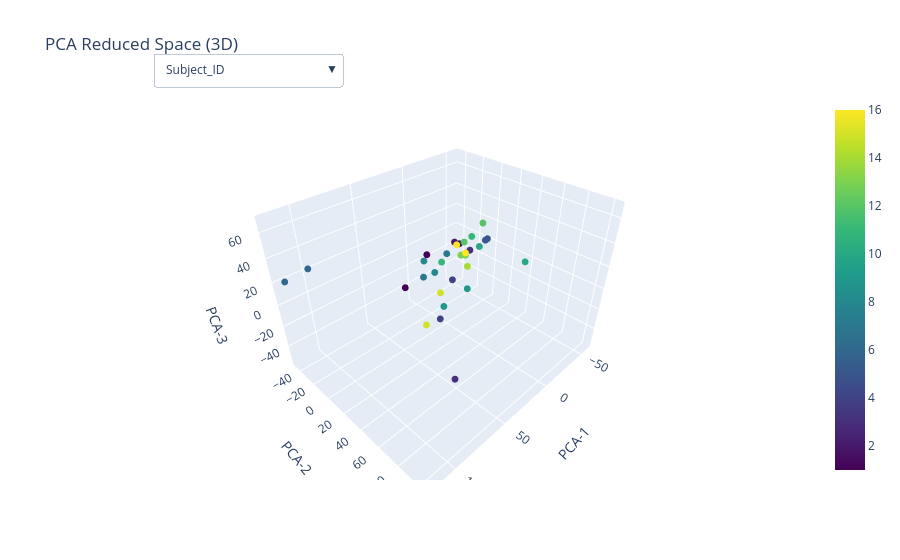

Notebook source saved alongside this figure:
### Code cell
from plotly import colors as pc

method = 'PCA'
dim = 3  # Can be 2 or 3

subject_ids = [meta[0] for meta in metadata]
trial_ids = [meta[1] for meta in metadata]
gender = [meta[2] for meta in metadata]
handiness = [meta[3] for meta in metadata]
age = [meta[4] for meta in metadata]

# Маппим время к каждой записи по Subject_ID 
times = []
for sid in subject_ids:
    try:
        t = subject_metadata.loc[int(sid), '__time']
        # если у субъекта несколько строк в Excel — берём первую
        if isinstance(t, pd.Series):
            t = t.iloc[0]
        times.append(t)
    except Exception:
        times.append(None)

def _cond_from_time(t, day_start=10, day_end=18, eve_start=18, eve_end=24):
    if t is None:
        return 'other'
    h = int(t.hour)

    def in_window(a, b, h):
        # [a, b) с поддержкой обёртки через полночь; b может быть 24
        if a == b:
            return True  # весь круг
        if a < b:
            return a <= h < b
        # окно через полночь, например [22, 3)
        return (h >= a) or (h < b)

    if in_window(day_start, day_end, h):
        return 'day'
    if in_window(eve_start, eve_end, h):
        return 'evening'
    return 'other'

conditions = [_cond_from_time(t) for t in times]

# Adjust DataFrame columns based on dim
columns = [f'DIM-{i+1}' for i in range(dim)]
df = pd.DataFrame(reduced_data, columns=columns)
df['Subject_ID'] = subject_ids
df['Trial_ID'] = trial_ids
df['Gender'] = gender
df['Handiness'] = handiness
df['Age'] = age
df['Labels_DBSCAN'] = labels_dbscan
df['Labels_KNN'] = labels_knn
df['Labels_HDBSCAN'] = labels_hdbscan
df['Labels_GMM'] = labels_gmm
df['Labels_Spectral_Clustering'] = labels_spec_clust
df['Labels_Agglomerative'] = labels_agglomerative
df['Metadata'] = [str(meta) for meta in metadata]

df['Time'] = [t.strftime('%H:%M') if t is not None else None for t in times]  
df['Condition'] = conditions 

_CAT_PALETTE = (pc.qualitative.Plotly + pc.qualitative.D3 +
                pc.qualitative.Safe + pc.qualitative.Set3 +
                pc.qualitative.Pastel)

def _color_kwargs(series: pd.Series):
    s = pd.Series(series)

    if pd.api.types.is_numeric_dtype(s):
        return {'color': s.to_numpy(), 'colorscale': 'Viridis', 'showscale': True}

    s_str = s.astype(str)

    # формат времени 'HH:MM' - переводим в минуты суток
    if s_str.dropna().str.match(r'^\d{1,2}:\d{2}$').all():
        dt = pd.to_datetime(s_str, format='%H:%M', errors='coerce')
        mins = (dt.dt.hour * 60 + dt.dt.minute).astype(float)
        return {'color': mins.to_numpy(), 'colorscale': 'Viridis', 'showscale': True}

    # категориальные значения - дискретные цвета
    cats = s_str.fillna('NA').unique()
    lut = {cat: _CAT_PALETTE[i % len(_CAT_PALETTE)] for i, cat in enumerate(cats)}
    mapped = s_str.fillna('NA').map(lut)
    return {'color': mapped.to_numpy()}

coloring_vars = [
    'Subject_ID', 'Trial_ID', 'Gender', 'Handiness', 'Age',
    'Labels_DBSCAN', 'Labels_KNN', 'Labels_HDBSCAN', 'Labels_GMM',
    'Labels_Spectral_Clustering', 'Labels_Agglomerative',
    'Condition', 'Time'
]

fig = go.Figure()

for i, var in enumerate(coloring_vars):
    if var not in df.columns:
        continue

    mkw = _color_kwargs(df[var])  # корректные параметры для marker

    if dim == 3:
        fig.add_trace(go.Scatter3d(
            x=df['DIM-1'], y=df['DIM-2'], z=df['DIM-3'],
            mode='markers',
            marker=dict(size=4, **mkw),
            hoverinfo='text',
            hovertext=df['Metadata'],
            name=var,
            visible=(i == 0)  # показываем первый слой по умолчанию
        ))
    else:
        fig.add_trace(go.Scatter(
            x=df['DIM-1'], y=df['DIM-2'],
            mode='markers',
            marker=dict(size=6, **mkw),
            hoverinfo='text',
            hovertext=df['Metadata'],
            name=var,
            visible=(i == 0)
        ))

buttons = []
for i, var in enumerate(coloring_vars):
    buttons.append(dict(
        label=var,
        method='update',
        args=[{'visible': [j == i for j in range(len(coloring_vars))]}]
    ))

if dim == 3:
    fig.update_layout(
        updatemenus=[dict(
            buttons=buttons,
            direction='down',
            pad={'r': 10, 't': 10},
            showactive=True,
            x=0.1, xanchor='left',
            y=1.15, yanchor='top'
        )],
        title=f'{method} Reduced Space ({dim}D)',
        scene=dict(
            xaxis_title=f'{method}-1',
            yaxis_title=f'{method}-2',
            zaxis_title=f'{method}-3'
        ),
        showlegend=False
    )
else:
    fig.update_layout(
        updatemenus=[dict(
            buttons=buttons,
            direction='down',
            pad={'r': 10, 't': 10},
            showactive=True,
            x=0.1, xanchor='left',
            y=1.15, yanchor='top'
        )],
        title=f'{method} Reduced Space ({dim}D)',
        xaxis_title=f'{method}-1',
        yaxis_title=f'{method}-2',
        showlegend=False
    )

fig.show()

#fig.write_html(f'./Generated/Figures/Spectral_Analysis/Spectral_Clustering/All/Morlet_PCA_All_Clust_3D.html', include_plotlyjs='cdn', full_html=True)

### Figure 1 — Plotly figure (JSON) as saved in the notebook; plotly's stock layout.template omitted (floating-point values rounded to 4 significant figures)
{"data": [{"hoverinfo": "text", "hovertext": ["[4, 2, 'f', 'r', 30]", "[4, 1, 'f', 'r', 30]", "[14, 1, 'f', 'r', 18]", "[15, 2, 'f', 'r', 23]", "[15, 1, 'f', 'r', 23]", "[1, 2, 'f', 'r', 21]", "[1, 1, 'f', 'r', 21]", "[5, 2, 'm', 'r', 0]", "[5, 1, 'm', 'r', 0]", "[3, 2, 'm', 'r', 18]", "[3, 1, 'm', 'r', 18]", "[2, 2, 'm', 'r', 19]", "[2, 1, 'm', 'r', 19]", "[7, 2, 'f', 'r', 19]", "[7, 1, 'f', 'r', 19]", "[10, 2, 'm', 'r', 20]", "[10, 1, 'm', 'r', 20]", "[8, 2, 'm', 'r', 18]", "[8, 1, 'm', 'r', 18]", "[12, 2, 'm', 'r', 20]", "[12, 1, 'm', 'r', 20]", "[16, 2, 'f', 'r', 18]", "[16, 1, 'f', 'r', 18]", "[11, 2, 'm', 'r', 18]", "[11, 1, 'm', 'r', 18]", "[9, 2, 'f', 'r', 31]", "[9, 1, 'f', 'r', 31]", "[13, 2, 'm', 'n', 0]", "[13, 1, 'm', 'n', 0]", "[6, 2, 'f', 'r', 18]", "[6, 1, 'f', 'r', 18]"], "marker": {"color": [4, 4, 14, 15, 15, 1, 1, 5, 5, 3, 3, 2, 2, 7, 7, 10, 10, 8, 8, 12, 12, 16, 16, 11, 11, 9, 9, 13, 13, 6, 6], "colorscale": [[0, "#440154"], [0.1111, "#482878"], [0.2222, "#3e4989"], [0.3333, "#31688e"], [0.4444, "#26828e"], [0.5556, "#1f9e89"], [0.6667, "#35b779"], [0.7778, "#6ece58"], [0.8889, "#b5de2b"], [1, "#fde725"]], "showscale": true, "size": 4}, "mode": "markers", "name": "Subject_ID", "type": "scatter3d", "visible": true, "x": [-1.403, 23.4, -21.0, 7.311, 28.65, 42.78, 6.72, -51.91, -53.12, 46.66, -30.26, -27.01, -31.93, 26.61, -8.957, 41.41, -30.28, 12.4, 4.794, -29.59, -58.18, -25.03, -18.25, 6.152, -31.57, -6.705, 13.97, -23.37, -29.35, 118.9, 98.18], "y": [5.255, 15.81, 3.976, -0.2013, 4.573, -2.936, -16.69, -1.015, -4.225, 55.38, -2.045, -17.38, -16.18, 0.6056, -8.983, 102.6, 8.394, -14.21, -9.56, -8.35, -12.32, -2.274, -6.468, 0.1415, -1.695, 17.41, 10.52, -6.041, -6.215, -41.94, -45.91], "z": [-10.71, -32.29, -6.732, -22.33, -42.25, -0.9193, 7.755, 6.075, 2.907, -55.71, 2.893, 6.066, 2.969, 2.967, 5.417, 68.17, 10.76, 5.21, -7.323, 8.643, 15.13, 2.179, 11.22, 7.727, 15.94, -16.38, -27.44, -0.8196, -3.491, 22.35, 22.04]}, {"hoverinfo": "text", "hovertext": ["[4, 2, 'f', 'r', 30]", "[4, 1, 'f', 'r', 30]", "[14, 1, 'f', 'r', 18]", "[15, 2, 'f', 'r', 23]", "[15, 1, 'f', 'r', 23]", "[1, 2, 'f', 'r', 21]", "[1, 1, 'f', 'r', 21]", "[5, 2, 'm', 'r', 0]", "[5, 1, 'm', 'r', 0]", "[3, 2, 'm', 'r', 18]", "[3, 1, 'm', 'r', 18]", "[2, 2, 'm', 'r', 19]", "[2, 1, 'm', 'r', 19]", "[7, 2, 'f', 'r', 19]", "[7, 1, 'f', 'r', 19]", "[10, 2, 'm', 'r', 20]", "[10, 1, 'm', 'r', 20]", "[8, 2, 'm', 'r', 18]", "[8, 1, 'm', 'r', 18]", "[12, 2, 'm', 'r', 20]", "[12, 1, 'm', 'r', 20]", "[16, 2, 'f', 'r', 18]", "[16, 1, 'f', 'r', 18]", "[11, 2, 'm', 'r', 18]", "[11, 1, 'm', 'r', 18]", "[9, 2, 'f', 'r', 31]", "[9, 1, 'f', 'r', 31]", "[13, 2, 'm', 'n', 0]", "[13, 1, 'm', 'n', 0]", "[6, 2, 'f', 'r', 18]", "[6, 1, 'f', 'r', 18]"], "marker": {"color": [2, 1, 1, 2, 1, 2, 1, 2, 1, 2, 1, 2, 1, 2, 1, 2, 1, 2, 1, 2, 1, 2, 1, 2, 1, 2, 1, 2, 1, 2, 1], "colorscale": [[0, "#440154"], [0.1111, "#482878"], [0.2222, "#3e4989"], [0.3333, "#31688e"], [0.4444, "#26828e"], [0.5556, "#1f9e89"], [0.6667, "#35b779"], [0.7778, "#6ece58"], [0.8889, "#b5de2b"], [1, "#fde725"]], "showscale": true, "size": 4}, "mode": "markers", "name": "Trial_ID", "type": "scatter3d", "visible": false, "x": [-1.403, 23.4, -21.0, 7.311, 28.65, 42.78, 6.72, -51.91, -53.12, 46.66, -30.26, -27.01, -31.93, 26.61, -8.957, 41.41, -30.28, 12.4, 4.794, -29.59, -58.18, -25.03, -18.25, 6.152, -31.57, -6.705, 13.97, -23.37, -29.35, 118.9, 98.18], "y": [5.255, 15.81, 3.976, -0.2013, 4.573, -2.936, -16.69, -1.015, -4.225, 55.38, -2.045, -17.38, -16.18, 0.6056, -8.983, 102.6, 8.394, -14.21, -9.56, -8.35, -12.32, -2.274, -6.468, 0.1415, -1.695, 17.41, 10.52, -6.041, -6.215, -41.94, -45.91], "z": [-10.71, -32.29, -6.732, -22.33, -42.25, -0.9193, 7.755, 6.075, 2.907, -55.71, 2.893, 6.066, 2.969, 2.967, 5.417, 68.17, 10.76, 5.21, -7.323, 8.643, 15.13, 2.179, 11.22, 7.727, 15.94, -16.38, -27.44, -0.8196, -3.491, 22.35, 22.04]}, {"hoverinfo": "text", "hovertext": ["[4, 2, 'f', 'r', 30]", "[4, 1, 'f', 'r', 30]", "[14, 1, 'f', 'r', 18]", "[15, 2, 'f', 'r', 23]", "[15, 1, 'f', 'r', 23]", "[1, 2, 'f', 'r', 21]", "[1, 1, 'f', 'r', 21]", "[5, 2, 'm', 'r', 0]", "[5, 1, 'm', 'r', 0]", "[3, 2, 'm', 'r', 18]", "[3, 1, 'm', 'r', 18]", "[2, 2, 'm', 'r', 19]", "[2, 1, 'm', 'r', 19]", "[7, 2, 'f', 'r', 19]", "[7, 1, 'f', 'r', 19]", "[10, 2, 'm', 'r', 20]", "[10, 1, 'm', 'r', 20]", "[8, 2, 'm', 'r', 18]", "[8, 1, 'm', 'r', 18]", "[12, 2, 'm', 'r', 20]", "[12, 1, 'm', 'r', 20]", "[16, 2, 'f', 'r', 18]", "[16, 1, 'f', 'r', 18]", "[11, 2, 'm', 'r', 18]", "[11, 1, 'm', 'r', 18]", "[9, 2, 'f', 'r', 31]", "[9, 1, 'f', 'r', 31]", "[13, 2, 'm', 'n', 0]", "[13, 1, 'm', 'n', 0]", "[6, 2, 'f', 'r', 18]", "[6, 1, 'f', 'r', 18]"], "marker": {"color": ["#636EFA", "#636EFA", "#636EFA", "#636EFA", "#636EFA", "#636EFA", "#636EFA", "#EF553B", "#EF553B", "#EF553B", "#EF553B", "#EF553B", "#EF553B", "#636EFA", "#636EFA", "#EF553B", "#EF553B", "#EF553B", "#EF553B", "#EF553B", "#EF553B", "#636EFA", "#636EFA", "#EF553B", "#EF553B", "#636EFA", "#636EFA", "#EF553B", "#EF553B", "#636EFA", "#636EFA"], "size": 4}, "mode": "markers", "name": "Gender", "type": "scatter3d", "visible": false, "x": [-1.403, 23.4, -21.0, 7.311, 28.65, 42.78, 6.72, -51.91, -53.12, 46.66, -30.26, -27.01, -31.93, 26.61, -8.957, 41.41, -30.28, 12.4, 4.794, -29.59, -58.18, -25.03, -18.25, 6.152, -31.57, -6.705, 13.97, -23.37, -29.35, 118.9, 98.18], "y": [5.255, 15.81, 3.976, -0.2013, 4.573, -2.936, -16.69, -1.015, -4.225, 55.38, -2.045, -17.38, -16.18, 0.6056, -8.983, 102.6, 8.394, -14.21, -9.56, -8.35, -12.32, -2.274, -6.468, 0.1415, -1.695, 17.41, 10.52, -6.041, -6.215, -41.94, -45.91], "z": [-10.71, -32.29, -6.732, -22.33, -42.25, -0.9193, 7.755, 6.075, 2.907, -55.71, 2.893, 6.066, 2.969, 2.967, 5.417, 68.17, 10.76, 5.21, -7.323, 8.643, 15.13, 2.179, 11.22, 7.727, 15.94, -16.38, -27.44, -0.8196, -3.491, 22.35, 22.04]}, {"hoverinfo": "text", "hovertext": ["[4, 2, 'f', 'r', 30]", "[4, 1, 'f', 'r', 30]", "[14, 1, 'f', 'r', 18]", "[15, 2, 'f', 'r', 23]", "[15, 1, 'f', 'r', 23]", "[1, 2, 'f', 'r', 21]", "[1, 1, 'f', 'r', 21]", "[5, 2, 'm', 'r', 0]", "[5, 1, 'm', 'r', 0]", "[3, 2, 'm', 'r', 18]", "[3, 1, 'm', 'r', 18]", "[2, 2, 'm', 'r', 19]", "[2, 1, 'm', 'r', 19]", "[7, 2, 'f', 'r', 19]", "[7, 1, 'f', 'r', 19]", "[10, 2, 'm', 'r', 20]", "[10, 1, 'm', 'r', 20]", "[8, 2, 'm', 'r', 18]", "[8, 1, 'm', 'r', 18]", "[12, 2, 'm', 'r', 20]", "[12, 1, 'm', 'r', 20]", "[16, 2, 'f', 'r', 18]", "[16, 1, 'f', 'r', 18]", "[11, 2, 'm', 'r', 18]", "[11, 1, 'm', 'r', 18]", "[9, 2, 'f', 'r', 31]", "[9, 1, 'f', 'r', 31]", "[13, 2, 'm', 'n', 0]", "[13, 1, 'm', 'n', 0]", "[6, 2, 'f', 'r', 18]", "[6, 1, 'f', 'r', 18]"], "marker": {"color": ["#636EFA", "#636EFA", "#636EFA", "#636EFA", "#636EFA", "#636EFA", "#636EFA", "#636EFA", "#636EFA", "#636EFA", "#636EFA", "#636EFA", "#636EFA", "#636EFA", "#636EFA", "#636EFA", "#636EFA", "#636EFA", "#636EFA", "#636EFA", "#636EFA", "#636EFA", "#636EFA", "#636EFA", "#636EFA", "#636EFA", "#636EFA", "#EF553B", "#EF553B", "#636EFA", "#636EFA"], "size": 4}, "mode": "markers", "name": "Handiness", "type": "scatter3d", "visible": false, "x": [-1.403, 23.4, -21.0, 7.311, 28.65, 42.78, 6.72, -51.91, -53.12, 46.66, -30.26, -27.01, -31.93, 26.61, -8.957, 41.41, -30.28, 12.4, 4.794, -29.59, -58.18, -25.03, -18.25, 6.152, -31.57, -6.705, 13.97, -23.37, -29.35, 118.9, 98.18], "y": [5.255, 15.81, 3.976, -0.2013, 4.573, -2.936, -16.69, -1.015, -4.225, 55.38, -2.045, -17.38, -16.18, 0.6056, -8.983, 102.6, 8.394, -14.21, -9.56, -8.35, -12.32, -2.274, -6.468, 0.1415, -1.695, 17.41, 10.52, -6.041, -6.215, -41.94, -45.91], "z": [-10.71, -32.29, -6.732, -22.33, -42.25, -0.9193, 7.755, 6.075, 2.907, -55.71, 2.893, 6.066, 2.969, 2.967, 5.417, 68.17, 10.76, 5.21, -7.323, 8.643, 15.13, 2.179, 11.22, 7.727, 15.94, -16.38, -27.44, -0.8196, -3.491, 22.35, 22.04]}, {"hoverinfo": "text", "hovertext": ["[4, 2, 'f', 'r', 30]", "[4, 1, 'f', 'r', 30]", "[14, 1, 'f', 'r', 18]", "[15, 2, 'f', 'r', 23]", "[15, 1, 'f', 'r', 23]", "[1, 2, 'f', 'r', 21]", "[1, 1, 'f', 'r', 21]", "[5, 2, 'm', 'r', 0]", "[5, 1, 'm', 'r', 0]", "[3, 2, 'm', 'r', 18]", "[3, 1, 'm', 'r', 18]", "[2, 2, 'm', 'r', 19]", "[2, 1, 'm', 'r', 19]", "[7, 2, 'f', 'r', 19]", "[7, 1, 'f', 'r', 19]", "[10, 2, 'm', 'r', 20]", "[10, 1, 'm', 'r', 20]", "[8, 2, 'm', 'r', 18]", "[8, 1, 'm', 'r', 18]", "[12, 2, 'm', 'r', 20]", "[12, 1, 'm', 'r', 20]", "[16, 2, 'f', 'r', 18]", "[16, 1, 'f', 'r', 18]", "[11, 2, 'm', 'r', 18]", "[11, 1, 'm', 'r', 18]", "[9, 2, 'f', 'r', 31]", "[9, 1, 'f', 'r', 31]", "[13, 2, 'm', 'n', 0]", "[13, 1, 'm', 'n', 0]", "[6, 2, 'f', 'r', 18]", "[6, 1, 'f', 'r', 18]"], "marker": {"color": [30, 30, 18, 23, 23, 21, 21, 0, 0, 18, 18, 19, 19, 19, 19, 20, 20, 18, 18, 20, 20, 18, 18, 18, 18, 31, 31, 0, 0, 18, 18], "colorscale": [[0, "#440154"], [0.1111, "#482878"], [0.2222, "#3e4989"], [0.3333, "#31688e"], [0.4444, "#26828e"], [0.5556, "#1f9e89"], [0.6667, "#35b779"], [0.7778, "#6ece58"], [0.8889, "#b5de2b"], [1, "#fde725"]], "showscale": true, "size": 4}, "mode": "markers", "name": "Age", "type": "scatter3d", "visible": false, "x": [-1.403, 23.4, -21.0, 7.311, 28.65, 42.78, 6.72, -51.91, -53.12, 46.66, -30.26, -27.01, -31.93, 26.61, -8.957, 41.41, -30.28, 12.4, 4.794, -29.59, -58.18, -25.03, -18.25, 6.152, -31.57, -6.705, 13.97, -23.37, -29.35, 118.9, 98.18], "y": [5.255, 15.81, 3.976, -0.2013, 4.573, -2.936, -16.69, -1.015, -4.225, 55.38, -2.045, -17.38, -16.18, 0.6056, -8.983, 102.6, 8.394, -14.21, -9.56, -8.35, -12.32, -2.274, -6.468, 0.1415, -1.695, 17.41, 10.52, -6.041, -6.215, -41.94, -45.91], "z": [-10.71, -32.29, -6.732, -22.33, -42.25, -0.9193, 7.755, 6.075, 2.907, -55.71, 2.893, 6.066, 2.969, 2.967, 5.417, 68.17, 10.76, 5.21, -7.323, 8.643, 15.13, 2.179, 11.22, 7.727, 15.94, -16.38, -27.44, -0.8196, -3.491, 22.35, 22.04]}, {"hoverinfo": "text", "hovertext": ["[4, 2, 'f', 'r', 30]", "[4, 1, 'f', 'r', 30]", "[14, 1, 'f', 'r', 18]", "[15, 2, 'f', 'r', 23]", "[15, 1, 'f', 'r', 23]", "[1, 2, 'f', 'r', 21]", "[1, 1, 'f', 'r', 21]", "[5, 2, 'm', 'r', 0]", "[5, 1, 'm', 'r', 0]", "[3, 2, 'm', 'r', 18]", "[3, 1, 'm', 'r', 18]", "[2, 2, 'm', 'r', 19]", "[2, 1, 'm', 'r', 19]", "[7, 2, 'f', 'r', 19]", "[7, 1, 'f', 'r', 19]", "[10, 2, 'm', 'r', 20]", "[10, 1, 'm', 'r', 20]", "[8, 2, 'm', 'r', 18]", "[8, 1, 'm', 'r', 18]", "[12, 2, 'm', 'r', 20]", "[12, 1, 'm', 'r', 20]", "[16, 2, 'f', 'r', 18]", "[16, 1, 'f', 'r', 18]", "[11, 2, 'm', 'r', 18]", "[11, 1, 'm', 'r', 18]", "[9, 2, 'f', 'r', 31]", "[9, 1, 'f', 'r', 31]", "[13, 2, 'm', 'n', 0]", "[13, 1, 'm', 'n', 0]", "[6, 2, 'f', 'r', 18]", "[6, 1, 'f', 'r', 18]"], "marker": {"color": [0, 0, 0, 0, 0, 0, 0, 0, 0, -1, 0, 0, 0, 0, 0, -1, 0, 0, 0, 0, 0, 0, 0, 0, 0, 0, 0, 0, 0, 1, 1], "colorscale": [[0, "#440154"], [0.1111, "#482878"], [0.2222, "#3e4989"], [0.3333, "#31688e"], [0.4444, "#26828e"], [0.5556, "#1f9e89"], [0.6667, "#35b779"], [0.7778, "#6ece58"], [0.8889, "#b5de2b"], [1, "#fde725"]], "showscale": true, "size": 4}, "mode": "markers", "name": "Labels_DBSCAN", "type": "scatter3d", "visible": false, "x": [-1.403, 23.4, -21.0, 7.311, 28.65, 42.78, 6.72, -51.91, -53.12, 46.66, -30.26, -27.01, -31.93, 26.61, -8.957, 41.41, -30.28, 12.4, 4.794, -29.59, -58.18, -25.03, -18.25, 6.152, -31.57, -6.705, 13.97, -23.37, -29.35, 118.9, 98.18], "y": [5.255, 15.81, 3.976, -0.2013, 4.573, -2.936, -16.69, -1.015, -4.225, 55.38, -2.045, -17.38, -16.18, 0.6056, -8.983, 102.6, 8.394, -14.21, -9.56, -8.35, -12.32, -2.274, -6.468, 0.1415, -1.695, 17.41, 10.52, -6.041, -6.215, -41.94, -45.91], "z": [-10.71, -32.29, -6.732, -22.33, -42.25, -0.9193, 7.755, 6.075, 2.907, -55.71, 2.893, 6.066, 2.969, 2.967, 5.417, 68.17, 10.76, 5.21, -7.323, 8.643, 15.13, 2.179, 11.22, 7.727, 15.94, -16.38, -27.44, -0.8196, -3.491, 22.35, 22.04]}, {"hoverinfo": "text", "hovertext": ["[4, 2, 'f', 'r', 30]", "[4, 1, 'f', 'r', 30]", "[14, 1, 'f', 'r', 18]", "[15, 2, 'f', 'r', 23]", "[15, 1, 'f', 'r', 23]", "[1, 2, 'f', 'r', 21]", "[1, 1, 'f', 'r', 21]", "[5, 2, 'm', 'r', 0]", "[5, 1, 'm', 'r', 0]", "[3, 2, 'm', 'r', 18]", "[3, 1, 'm', 'r', 18]", "[2, 2, 'm', 'r', 19]", "[2, 1, 'm', 'r', 19]", "[7, 2, 'f', 'r', 19]", "[7, 1, 'f', 'r', 19]", "[10, 2, 'm', 'r', 20]", "[10, 1, 'm', 'r', 20]", "[8, 2, 'm', 'r', 18]", "[8, 1, 'm', 'r', 18]", "[12, 2, 'm', 'r', 20]", "[12, 1, 'm', 'r', 20]", "[16, 2, 'f', 'r', 18]", "[16, 1, 'f', 'r', 18]", "[11, 2, 'm', 'r', 18]", "[11, 1, 'm', 'r', 18]", "[9, 2, 'f', 'r', 31]", "[9, 1, 'f', 'r', 31]", "[13, 2, 'm', 'n', 0]", "[13, 1, 'm', 'n', 0]", "[6, 2, 'f', 'r', 18]", "[6, 1, 'f', 'r', 18]"], "marker": {"color": [0, 0, 0, 0, 0, 0, 0, 0, 0, 0, 0, 0, 0, 0, 0, 0, 0, 0, 0, 0, 0, 0, 0, 0, 0, 0, 0, 0, 0, 1, 1], "colorscale": [[0, "#440154"], [0.1111, "#482878"], [0.2222, "#3e4989"], [0.3333, "#31688e"], [0.4444, "#26828e"], [0.5556, "#1f9e89"], [0.6667, "#35b779"], [0.7778, "#6ece58"], [0.8889, "#b5de2b"], [1, "#fde725"]], "showscale": true, "size": 4}, "mode": "markers", "name": "Labels_KNN", "type": "scatter3d", "visible": false, "x": [-1.403, 23.4, -21.0, 7.311, 28.65, 42.78, 6.72, -51.91, -53.12, 46.66, -30.26, -27.01, -31.93, 26.61, -8.957, 41.41, -30.28, 12.4, 4.794, -29.59, -58.18, -25.03, -18.25, 6.152, -31.57, -6.705, 13.97, -23.37, -29.35, 118.9, 98.18], "y": [5.255, 15.81, 3.976, -0.2013, 4.573, -2.936, -16.69, -1.015, -4.225, 55.38, -2.045, -17.38, -16.18, 0.6056, -8.983, 102.6, 8.394, -14.21, -9.56, -8.35, -12.32, -2.274, -6.468, 0.1415, -1.695, 17.41, 10.52, -6.041, -6.215, -41.94, -45.91], "z": [-10.71, -32.29, -6.732, -22.33, -42.25, -0.9193, 7.755, 6.075, 2.907, -55.71, 2.893, 6.066, 2.969, 2.967, 5.417, 68.17, 10.76, 5.21, -7.323, 8.643, 15.13, 2.179, 11.22, 7.727, 15.94, -16.38, -27.44, -0.8196, -3.491, 22.35, 22.04]}, {"hoverinfo": "text", "hovertext": ["[4, 2, 'f', 'r', 30]", "[4, 1, 'f', 'r', 30]", "[14, 1, 'f', 'r', 18]", "[15, 2, 'f', 'r', 23]", "[15, 1, 'f', 'r', 23]", "[1, 2, 'f', 'r', 21]", "[1, 1, 'f', 'r', 21]", "[5, 2, 'm', 'r', 0]", "[5, 1, 'm', 'r', 0]", "[3, 2, 'm', 'r', 18]", "[3, 1, 'm', 'r', 18]", "[2, 2, 'm', 'r', 19]", "[2, 1, 'm', 'r', 19]", "[7, 2, 'f', 'r', 19]", "[7, 1, 'f', 'r', 19]", "[10, 2, 'm', 'r', 20]", "[10, 1, 'm', 'r', 20]", "[8, 2, 'm', 'r', 18]", "[8, 1, 'm', 'r', 18]", "[12, 2, 'm', 'r', 20]", "[12, 1, 'm', 'r', 20]", "[16, 2, 'f', 'r', 18]", "[16, 1, 'f', 'r', 18]", "[11, 2, 'm', 'r', 18]", "[11, 1, 'm', 'r', 18]", "[9, 2, 'f', 'r', 31]", "[9, 1, 'f', 'r', 31]", "[13, 2, 'm', 'n', 0]", "[13, 1, 'm', 'n', 0]", "[6, 2, 'f', 'r', 18]", "[6, 1, 'f', 'r', 18]"], "marker": {"color": [-1, -1, -1, -1, -1, -1, -1, -1, -1, -1, -1, -1, -1, -1, -1, -1, -1, -1, -1, -1, -1, -1, -1, -1, -1, -1, -1, -1, -1, -1, -1], "colorscale": [[0, "#440154"], [0.1111, "#482878"], [0.2222, "#3e4989"], [0.3333, "#31688e"], [0.4444, "#26828e"], [0.5556, "#1f9e89"], [0.6667, "#35b779"], [0.7778, "#6ece58"], [0.8889, "#b5de2b"], [1, "#fde725"]], "showscale": true, "size": 4}, "mode": "markers", "name": "Labels_HDBSCAN", "type": "scatter3d", "visible": false, "x": [-1.403, 23.4, -21.0, 7.311, 28.65, 42.78, 6.72, -51.91, -53.12, 46.66, -30.26, -27.01, -31.93, 26.61, -8.957, 41.41, -30.28, 12.4, 4.794, -29.59, -58.18, -25.03, -18.25, 6.152, -31.57, -6.705, 13.97, -23.37, -29.35, 118.9, 98.18], "y": [5.255, 15.81, 3.976, -0.2013, 4.573, -2.936, -16.69, -1.015, -4.225, 55.38, -2.045, -17.38, -16.18, 0.6056, -8.983, 102.6, 8.394, -14.21, -9.56, -8.35, -12.32, -2.274, -6.468, 0.1415, -1.695, 17.41, 10.52, -6.041, -6.215, -41.94, -45.91], "z": [-10.71, -32.29, -6.732, -22.33, -42.25, -0.9193, 7.755, 6.075, 2.907, -55.71, 2.893, 6.066, 2.969, 2.967, 5.417, 68.17, 10.76, 5.21, -7.323, 8.643, 15.13, 2.179, 11.22, 7.727, 15.94, -16.38, -27.44, -0.8196, -3.491, 22.35, 22.04]}, {"hoverinfo": "text", "hovertext": ["[4, 2, 'f', 'r', 30]", "[4, 1, 'f', 'r', 30]", "[14, 1, 'f', 'r', 18]", "[15, 2, 'f', 'r', 23]", "[15, 1, 'f', 'r', 23]", "[1, 2, 'f', 'r', 21]", "[1, 1, 'f', 'r', 21]", "[5, 2, 'm', 'r', 0]", "[5, 1, 'm', 'r', 0]", "[3, 2, 'm', 'r', 18]", "[3, 1, 'm', 'r', 18]", "[2, 2, 'm', 'r', 19]", "[2, 1, 'm', 'r', 19]", "[7, 2, 'f', 'r', 19]", "[7, 1, 'f', 'r', 19]", "[10, 2, 'm', 'r', 20]", "[10, 1, 'm', 'r', 20]", "[8, 2, 'm', 'r', 18]", "[8, 1, 'm', 'r', 18]", "[12, 2, 'm', 'r', 20]", "[12, 1, 'm', 'r', 20]", "[16, 2, 'f', 'r', 18]", "[16, 1, 'f', 'r', 18]", "[11, 2, 'm', 'r', 18]", "[11, 1, 'm', 'r', 18]", "[9, 2, 'f', 'r', 31]", "[9, 1, 'f', 'r', 31]", "[13, 2, 'm', 'n', 0]", "[13, 1, 'm', 'n', 0]", "[6, 2, 'f', 'r', 18]", "[6, 1, 'f', 'r', 18]"], "marker": {"color": [4, 2, 0, 4, 5, 5, 0, 0, 0, 2, 0, 0, 0, 3, 0, 5, 0, 4, 4, 0, 0, 0, 0, 4, 0, 4, 3, 0, 0, 1, 1], "colorscale": [[0, "#440154"], [0.1111, "#482878"], [0.2222, "#3e4989"], [0.3333, "#31688e"], [0.4444, "#26828e"], [0.5556, "#1f9e89"], [0.6667, "#35b779"], [0.7778, "#6ece58"], [0.8889, "#b5de2b"], [1, "#fde725"]], "showscale": true, "size": 4}, "mode": "markers", "name": "Labels_GMM", "type": "scatter3d", "visible": false, "x": [-1.403, 23.4, -21.0, 7.311, 28.65, 42.78, 6.72, -51.91, -53.12, 46.66, -30.26, -27.01, -31.93, 26.61, -8.957, 41.41, -30.28, 12.4, 4.794, -29.59, -58.18, -25.03, -18.25, 6.152, -31.57, -6.705, 13.97, -23.37, -29.35, 118.9, 98.18], "y": [5.255, 15.81, 3.976, -0.2013, 4.573, -2.936, -16.69, -1.015, -4.225, 55.38, -2.045, -17.38, -16.18, 0.6056, -8.983, 102.6, 8.394, -14.21, -9.56, -8.35, -12.32, -2.274, -6.468, 0.1415, -1.695, 17.41, 10.52, -6.041, -6.215, -41.94, -45.91], "z": [-10.71, -32.29, -6.732, -22.33, -42.25, -0.9193, 7.755, 6.075, 2.907, -55.71, 2.893, 6.066, 2.969, 2.967, 5.417, 68.17, 10.76, 5.21, -7.323, 8.643, 15.13, 2.179, 11.22, 7.727, 15.94, -16.38, -27.44, -0.8196, -3.491, 22.35, 22.04]}, {"hoverinfo": "text", "hovertext": ["[4, 2, 'f', 'r', 30]", "[4, 1, 'f', 'r', 30]", "[14, 1, 'f', 'r', 18]", "[15, 2, 'f', 'r', 23]", "[15, 1, 'f', 'r', 23]", "[1, 2, 'f', 'r', 21]", "[1, 1, 'f', 'r', 21]", "[5, 2, 'm', 'r', 0]", "[5, 1, 'm', 'r', 0]", "[3, 2, 'm', 'r', 18]", "[3, 1, 'm', 'r', 18]", "[2, 2, 'm', 'r', 19]", "[2, 1, 'm', 'r', 19]", "[7, 2, 'f', 'r', 19]", "[7, 1, 'f', 'r', 19]", "[10, 2, 'm', 'r', 20]", "[10, 1, 'm', 'r', 20]", "[8, 2, 'm', 'r', 18]", "[8, 1, 'm', 'r', 18]", "[12, 2, 'm', 'r', 20]", "[12, 1, 'm', 'r', 20]", "[16, 2, 'f', 'r', 18]", "[16, 1, 'f', 'r', 18]", "[11, 2, 'm', 'r', 18]", "[11, 1, 'm', 'r', 18]", "[9, 2, 'f', 'r', 31]", "[9, 1, 'f', 'r', 31]", "[13, 2, 'm', 'n', 0]", "[13, 1, 'm', 'n', 0]", "[6, 2, 'f', 'r', 18]", "[6, 1, 'f', 'r', 18]"], "marker": {"color": [2, 2, 0, 2, 2, 2, 2, 0, 0, 2, 0, 0, 0, 3, 3, 2, 0, 2, 2, 0, 0, 0, 0, 2, 0, 3, 3, 0, 0, 1, 1], "colorscale": [[0, "#440154"], [0.1111, "#482878"], [0.2222, "#3e4989"], [0.3333, "#31688e"], [0.4444, "#26828e"], [0.5556, "#1f9e89"], [0.6667, "#35b779"], [0.7778, "#6ece58"], [0.8889, "#b5de2b"], [1, "#fde725"]], "showscale": true, "size": 4}, "mode": "markers", "name": "Labels_Spectral_Clustering", "type": "scatter3d", "visible": false, "x": [-1.403, 23.4, -21.0, 7.311, 28.65, 42.78, 6.72, -51.91, -53.12, 46.66, -30.26, -27.01, -31.93, 26.61, -8.957, 41.41, -30.28, 12.4, 4.794, -29.59, -58.18, -25.03, -18.25, 6.152, -31.57, -6.705, 13.97, -23.37, -29.35, 118.9, 98.18], "y": [5.255, 15.81, 3.976, -0.2013, 4.573, -2.936, -16.69, -1.015, -4.225, 55.38, -2.045, -17.38, -16.18, 0.6056, -8.983, 102.6, 8.394, -14.21, -9.56, -8.35, -12.32, -2.274, -6.468, 0.1415, -1.695, 17.41, 10.52, -6.041, -6.215, -41.94, -45.91], "z": [-10.71, -32.29, -6.732, -22.33, -42.25, -0.9193, 7.755, 6.075, 2.907, -55.71, 2.893, 6.066, 2.969, 2.967, 5.417, 68.17, 10.76, 5.21, -7.323, 8.643, 15.13, 2.179, 11.22, 7.727, 15.94, -16.38, -27.44, -0.8196, -3.491, 22.35, 22.04]}, {"hoverinfo": "text", "hovertext": ["[4, 2, 'f', 'r', 30]", "[4, 1, 'f', 'r', 30]", "[14, 1, 'f', 'r', 18]", "[15, 2, 'f', 'r', 23]", "[15, 1, 'f', 'r', 23]", "[1, 2, 'f', 'r', 21]", "[1, 1, 'f', 'r', 21]", "[5, 2, 'm', 'r', 0]", "[5, 1, 'm', 'r', 0]", "[3, 2, 'm', 'r', 18]", "[3, 1, 'm', 'r', 18]", "[2, 2, 'm', 'r', 19]", "[2, 1, 'm', 'r', 19]", "[7, 2, 'f', 'r', 19]", "[7, 1, 'f', 'r', 19]", "[10, 2, 'm', 'r', 20]", "[10, 1, 'm', 'r', 20]", "[8, 2, 'm', 'r', 18]", "[8, 1, 'm', 'r', 18]", "[12, 2, 'm', 'r', 20]", "[12, 1, 'm', 'r', 20]", "[16, 2, 'f', 'r', 18]", "[16, 1, 'f', 'r', 18]", "[11, 2, 'm', 'r', 18]", "[11, 1, 'm', 'r', 18]", "[9, 2, 'f', 'r', 31]", "[9, 1, 'f', 'r', 31]", "[13, 2, 'm', 'n', 0]", "[13, 1, 'm', 'n', 0]", "[6, 2, 'f', 'r', 18]", "[6, 1, 'f', 'r', 18]"], "marker": {"color": [0, 0, 0, 0, 0, 0, 0, 2, 2, 0, 2, 2, 2, 0, 2, 3, 2, 0, 0, 2, 2, 2, 2, 0, 2, 0, 0, 2, 2, 1, 1], "colorscale": [[0, "#440154"], [0.1111, "#482878"], [0.2222, "#3e4989"], [0.3333, "#31688e"], [0.4444, "#26828e"], [0.5556, "#1f9e89"], [0.6667, "#35b779"], [0.7778, "#6ece58"], [0.8889, "#b5de2b"], [1, "#fde725"]], "showscale": true, "size": 4}, "mode": "markers", "name": "Labels_Agglomerative", "type": "scatter3d", "visible": false, "x": [-1.403, 23.4, -21.0, 7.311, 28.65, 42.78, 6.72, -51.91, -53.12, 46.66, -30.26, -27.01, -31.93, 26.61, -8.957, 41.41, -30.28, 12.4, 4.794, -29.59, -58.18, -25.03, -18.25, 6.152, -31.57, -6.705, 13.97, -23.37, -29.35, 118.9, 98.18], "y": [5.255, 15.81, 3.976, -0.2013, 4.573, -2.936, -16.69, -1.015, -4.225, 55.38, -2.045, -17.38, -16.18, 0.6056, -8.983, 102.6, 8.394, -14.21, -9.56, -8.35, -12.32, -2.274, -6.468, 0.1415, -1.695, 17.41, 10.52, -6.041, -6.215, -41.94, -45.91], "z": [-10.71, -32.29, -6.732, -22.33, -42.25, -0.9193, 7.755, 6.075, 2.907, -55.71, 2.893, 6.066, 2.969, 2.967, 5.417, 68.17, 10.76, 5.21, -7.323, 8.643, 15.13, 2.179, 11.22, 7.727, 15.94, -16.38, -27.44, -0.8196, -3.491, 22.35, 22.04]}, {"hoverinfo": "text", "hovertext": ["[4, 2, 'f', 'r', 30]", "[4, 1, 'f', 'r', 30]", "[14, 1, 'f', 'r', 18]", "[15, 2, 'f', 'r', 23]", "[15, 1, 'f', 'r', 23]", "[1, 2, 'f', 'r', 21]", "[1, 1, 'f', 'r', 21]", "[5, 2, 'm', 'r', 0]", "[5, 1, 'm', 'r', 0]", "[3, 2, 'm', 'r', 18]", "[3, 1, 'm', 'r', 18]", "[2, 2, 'm', 'r', 19]", "[2, 1, 'm', 'r', 19]", "[7, 2, 'f', 'r', 19]", "[7, 1, 'f', 'r', 19]", "[10, 2, 'm', 'r', 20]", "[10, 1, 'm', 'r', 20]", "[8, 2, 'm', 'r', 18]", "[8, 1, 'm', 'r', 18]", "[12, 2, 'm', 'r', 20]", "[12, 1, 'm', 'r', 20]", "[16, 2, 'f', 'r', 18]", "[16, 1, 'f', 'r', 18]", "[11, 2, 'm', 'r', 18]", "[11, 1, 'm', 'r', 18]", "[9, 2, 'f', 'r', 31]", "[9, 1, 'f', 'r', 31]", "[13, 2, 'm', 'n', 0]", "[13, 1, 'm', 'n', 0]", "[6, 2, 'f', 'r', 18]", "[6, 1, 'f', 'r', 18]"], "marker": {"color": ["#636EFA", "#636EFA", "#636EFA", "#636EFA", "#636EFA", "#EF553B", "#EF553B", "#EF553B", "#EF553B", "#636EFA", "#636EFA", "#EF553B", "#EF553B", "#636EFA", "#636EFA", "#EF553B", "#EF553B", "#EF553B", "#EF553B", "#636EFA", "#636EFA", "#EF553B", "#EF553B", "#636EFA", "#636EFA", "#636EFA", "#636EFA", "#EF553B", "#EF553B", "#636EFA", "#636EFA"], "size": 4}, "mode": "markers", "name": "Condition", "type": "scatter3d", "visible": false, "x": [-1.403, 23.4, -21.0, 7.311, 28.65, 42.78, 6.72, -51.91, -53.12, 46.66, -30.26, -27.01, -31.93, 26.61, -8.957, 41.41, -30.28, 12.4, 4.794, -29.59, -58.18, -25.03, -18.25, 6.152, -31.57, -6.705, 13.97, -23.37, -29.35, 118.9, 98.18], "y": [5.255, 15.81, 3.976, -0.2013, 4.573, -2.936, -16.69, -1.015, -4.225, 55.38, -2.045, -17.38, -16.18, 0.6056, -8.983, 102.6, 8.394, -14.21, -9.56, -8.35, -12.32, -2.274, -6.468, 0.1415, -1.695, 17.41, 10.52, -6.041, -6.215, -41.94, -45.91], "z": [-10.71, -32.29, -6.732, -22.33, -42.25, -0.9193, 7.755, 6.075, 2.907, -55.71, 2.893, 6.066, 2.969, 2.967, 5.417, 68.17, 10.76, 5.21, -7.323, 8.643, 15.13, 2.179, 11.22, 7.727, 15.94, -16.38, -27.44, -0.8196, -3.491, 22.35, 22.04]}, {"hoverinfo": "text", "hovertext": ["[4, 2, 'f', 'r', 30]", "[4, 1, 'f', 'r', 30]", "[14, 1, 'f', 'r', 18]", "[15, 2, 'f', 'r', 23]", "[15, 1, 'f', 'r', 23]", "[1, 2, 'f', 'r', 21]", "[1, 1, 'f', 'r', 21]", "[5, 2, 'm', 'r', 0]", "[5, 1, 'm', 'r', 0]", "[3, 2, 'm', 'r', 18]", "[3, 1, 'm', 'r', 18]", "[2, 2, 'm', 'r', 19]", "[2, 1, 'm', 'r', 19]", "[7, 2, 'f', 'r', 19]", "[7, 1, 'f', 'r', 19]", "[10, 2, 'm', 'r', 20]", "[10, 1, 'm', 'r', 20]", "[8, 2, 'm', 'r', 18]", "[8, 1, 'm', 'r', 18]", "[12, 2, 'm', 'r', 20]", "[12, 1, 'm', 'r', 20]", "[16, 2, 'f', 'r', 18]", "[16, 1, 'f', 'r', 18]", "[11, 2, 'm', 'r', 18]", "[11, 1, 'm', 'r', 18]", "[9, 2, 'f', 'r', 31]", "[9, 1, 'f', 'r', 31]", "[13, 2, 'm', 'n', 0]", "[13, 1, 'm', 'n', 0]", "[6, 2, 'f', 'r', 18]", "[6, 1, 'f', 'r', 18]"], "marker": {"color": [960.0, 960.0, 780.0, 960.0, 960.0, 1080.0, 1080.0, 1140.0, 1140.0, 780.0, 780.0, 1200.0, 1200.0, 960.0, 960.0, 1140.0, 1140.0, 1140.0, 1140.0, 960.0, 960.0, 1140.0, 1140.0, 780.0, 780.0, 780.0, 780.0, 1140.0, 1140.0, 780.0, 780.0], "colorscale": [[0, "#440154"], [0.1111, "#482878"], [0.2222, "#3e4989"], [0.3333, "#31688e"], [0.4444, "#26828e"], [0.5556, "#1f9e89"], [0.6667, "#35b779"], [0.7778, "#6ece58"], [0.8889, "#b5de2b"], [1, "#fde725"]], "showscale": true, "size": 4}, "mode": "markers", "name": "Time", "type": "scatter3d", "visible": false, "x": [-1.403, 23.4, -21.0, 7.311, 28.65, 42.78, 6.72, -51.91, -53.12, 46.66, -30.26, -27.01, -31.93, 26.61, -8.957, 41.41, -30.28, 12.4, 4.794, -29.59, -58.18, -25.03, -18.25, 6.152, -31.57, -6.705, 13.97, -23.37, -29.35, 118.9, 98.18], "y": [5.255, 15.81, 3.976, -0.2013, 4.573, -2.936, -16.69, -1.015, -4.225, 55.38, -2.045, -17.38, -16.18, 0.6056, -8.983, 102.6, 8.394, -14.21, -9.56, -8.35, -12.32, -2.274, -6.468, 0.1415, -1.695, 17.41, 10.52, -6.041, -6.215, -41.94, -45.91], "z": [-10.71, -32.29, -6.732, -22.33, -42.25, -0.9193, 7.755, 6.075, 2.907, -55.71, 2.893, 6.066, 2.969, 2.967, 5.417, 68.17, 10.76, 5.21, -7.323, 8.643, 15.13, 2.179, 11.22, 7.727, 15.94, -16.38, -27.44, -0.8196, -3.491, 22.35, 22.04]}], "layout": {"scene": {"xaxis": {"title": {"text": "PCA-1"}}, "yaxis": {"title": {"text": "PCA-2"}}, "zaxis": {"title": {"text": "PCA-3"}}}, "showlegend": false, "title": {"text": "PCA Reduced Space (3D)"}, "updatemenus": [{"buttons": [{"args": [{"visible": [true, false, false, false, false, false, false, false, false, false, false, false, false]}], "label": "Subject_ID", "method": "update"}, {"args": [{"visible": [false, true, false, false, false, false, false, false, false, false, false, false, false]}], "label": "Trial_ID", "method": "update"}, {"args": [{"visible": [false, false, true, false, false, false, false, false, false, false, false, false, false]}], "label": "Gender", "method": "update"}, {"args": [{"visible": [false, false, false, true, false, false, false, false, false, false, false, false, false]}], "label": "Handiness", "method": "update"}, {"args": [{"visible": [false, false, false, false, true, false, false, false, false, false, false, false, false]}], "label": "Age", "method": "update"}, {"args": [{"visible": [false, false, false, false, false, true, false, false, false, false, false, false, false]}], "label": "Labels_DBSCAN", "method": "update"}, {"args": [{"visible": [false, false, false, false, false, false, true, false, false, false, false, false, false]}], "label": "Labels_KNN", "method": "update"}, {"args": [{"visible": [false, false, false, false, false, false, false, true, false, false, false, false, false]}], "label": "Labels_HDBSCAN", "method": "update"}, {"args": [{"visible": [false, false, false, false, false, false, false, false, true, false, false, false, false]}], "label": "Labels_GMM", "method": "update"}, {"args": [{"visible": [false, false, false, false, false, false, false, false, false, true, false, false, false]}], "label": "Labels_Spectral_Clustering", "method": "update"}, {"args": [{"visible": [false, false, false, false, false, false, false, false, false, false, true, false, false]}], "label": "Labels_Agglomerative", "method": "update"}, {"args": [{"visible": [false, false, false, false, false, false, false, false, false, false, false, true, false]}], "label": "Condition", "method": "update"}, {"args": [{"visible": [false, false, false, false, false, false, false, false, false, false, false, false, true]}], "label": "Time", "method": "update"}], "direction": "down", "pad": {"r": 10, "t": 10}, "showactive": true, "x": 0.1, "xanchor": "left", "y": 1.15, "yanchor": "top"}]}}
